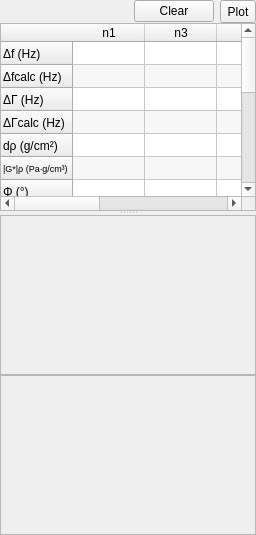
          <widget class="QWidget" name="page_spectra_mechanics">
           <layout class="QVBoxLayout" name="verticalLayout_35">
            <property name="spacing">
             <number>0</number>
            </property>
            <property name="leftMargin">
             <number>0</number>
            </property>
            <property name="topMargin">
             <number>0</number>
            </property>
            <property name="rightMargin">
             <number>0</number>
            </property>
            <property name="bottomMargin">
             <number>0</number>
            </property>
            <item>
             <widget class="QSplitter" name="splitter_3">
              <property name="orientation">
               <enum>Qt::Vertical</enum>
              </property>
              <widget class="QWidget" name="layoutWidget">
               <layout class="QVBoxLayout" name="verticalLayout_26">
                <property name="spacing">
                 <number>0</number>
                </property>
                <item>
                 <layout class="QHBoxLayout" name="horizontalLayout_20"/>
                </item>
                <item>
                 <layout class="QHBoxLayout" name="horizontalLayout_21">
                  <property name="spacing">
                   <number>6</number>
                  </property>
                  <item>
                   <spacer name="horizontalSpacer_17">
                    <property name="orientation">
                     <enum>Qt::Horizontal</enum>
                    </property>
                    <property name="sizeHint" stdset="0">
                     <size>
                      <width>40</width>
                      <height>20</height>
                     </size>
                    </property>
                   </spacer>
                  </item>
                  <item>
                   <widget class="QPushButton" name="pushButton_spectra_mechanics_clear">
                    <property name="sizePolicy">
                     <sizepolicy hsizetype="Preferred" vsizetype="Fixed">
                      <horstretch>0</horstretch>
                      <verstretch>0</verstretch>
                     </sizepolicy>
                    </property>
                    <property name="text">
                     <string>Clear</string>
                    </property>
                   </widget>
                  </item>
                  <item>
                   <widget class="QToolButton" name="toolButton_spectra_mechanics_plotrows">
                    <property name="sizePolicy">
                     <sizepolicy hsizetype="Preferred" vsizetype="Fixed">
                      <horstretch>0</horstretch>
                      <verstretch>0</verstretch>
                     </sizepolicy>
                    </property>
                    <property name="minimumSize">
                     <size>
                      <width>0</width>
                      <height>23</height>
                     </size>
                    </property>
                    <property name="text">
                     <string>Plot</string>
                    </property>
                    <property name="popupMode">
                     <enum>QToolButton::InstantPopup</enum>
                    </property>
                    <property name="toolButtonStyle">
                     <enum>Qt::ToolButtonTextBesideIcon</enum>
                    </property>
                    <property name="autoRaise">
                     <bool>false</bool>
                    </property>
                    <property name="arrowType">
                     <enum>Qt::NoArrow</enum>
                    </property>
                   </widget>
                  </item>
                 </layout>
                </item>
                <item>
                 <widget class="QTableWidget" name="tableWidget_spectra_mechanics_table">
                  <property name="sizePolicy">
                   <sizepolicy hsizetype="Expanding" vsizetype="Preferred">
                    <horstretch>0</horstretch>
                    <verstretch>0</verstretch>
                   </sizepolicy>
                  </property>
                  <property name="sizeAdjustPolicy">
                   <enum>QAbstractScrollArea::AdjustIgnored</enum>
                  </property>
                  <property name="dragEnabled">
                   <bool>false</bool>
                  </property>
                  <property name="alternatingRowColors">
                   <bool>true</bool>
                  </property>
                  <property name="showGrid">
                   <bool>true</bool>
                  </property>
                  <property name="gridStyle">
                   <enum>Qt::SolidLine</enum>
                  </property>
                  <property name="cornerButtonEnabled">
                   <bool>true</bool>
                  </property>
                  <attribute name="horizontalHeaderVisible">
                   <bool>true</bool>
                  </attribute>
                  <attribute name="horizontalHeaderCascadingSectionResizes">
                   <bool>true</bool>
                  </attribute>
                  <attribute name="horizontalHeaderDefaultSectionSize">
                   <number>72</number>
                  </attribute>
                  <attribute name="horizontalHeaderStretchLastSection">
                   <bool>false</bool>
                  </attribute>
                  <attribute name="verticalHeaderDefaultSectionSize">
                   <number>22</number>
                  </attribute>
                  <attribute name="verticalHeaderMinimumSectionSize">
                   <number>23</number>
                  </attribute>
                  <attribute name="verticalHeaderShowSortIndicator" stdset="0">
                   <bool>false</bool>
                  </attribute>
                  <attribute name="verticalHeaderStretchLastSection">
                   <bool>false</bool>
                  </attribute>
                  <row>
                   <property name="text">
                    <string>Δf (Hz)</string>
                   </property>
                  </row>
                  <row>
                   <property name="text">
                    <string>Δfcalc (Hz)</string>
                   </property>
                  </row>
                  <row>
                   <property name="text">
                    <string>ΔΓ (Hz)</string>
                   </property>
                  </row>
                  <row>
                   <property name="text">
                    <string>ΔΓcalc (Hz)</string>
                   </property>
                  </row>
                  <row>
                   <property name="text">
                    <string>dρ (g/cm²)</string>
                   </property>
                  </row>
                  <row>
                   <property name="text">
                    <string>|G*|ρ (Pa∙g/cm³)</string>
                   </property>
                   <property name="font">
                    <font>
                     <pointsize>7</pointsize>
                    </font>
                   </property>
                  </row>
                  <row>
                   <property name="text">
                    <string>Φ (°)</string>
                   </property>
                  </row>
                  <row>
                   <property name="text">
                    <string>d/λₙ</string>
                   </property>
                  </row>
                  <row>
                   <property name="text">
                    <string>λρ (g/cm²)</string>
                   </property>
                  </row>
                  <row>
                   <property name="text">
                    <string>δρ (g/cm²)</string>
                   </property>
                  </row>
                  <row>
                   <property name="text">
                    <string>Δf/Δfₛₙ</string>
                   </property>
                  </row>
                  <row>
                   <property name="text">
                    <string>ΔΓ/Δfₛₙ</string>
                   </property>
                  </row>
                  <row>
                   <property name="text">
                    <string>rh</string>
                   </property>
                  </row>
                  <row>
                   <property name="text">
                    <string>rd</string>
                   </property>
                  </row>
                  <row>
                   <property name="text">
                    <string>Time (s)</string>
                   </property>
                  </row>
                  <row>
                   <property name="text">
                    <string>Temp.  (°C)</string>
                   </property>
                  </row>
                  <column>
                   <property name="text">
                    <string>n1</string>
                   </property>
                  </column>
                  <column>
                   <property name="text">
                    <string>n3</string>
                   </property>
                  </column>
                  <column>
                   <property name="text">
                    <string>n5</string>
                   </property>
                  </column>
                  <column>
                   <property name="text">
                    <string>n7</string>
                   </property>
                  </column>
                  <column>
                   <property name="text">
                    <string>n9</string>
                   </property>
                  </column>
                  <item row="0" column="0">
                   <property name="text">
                    <string/>
                   </property>
                  </item>
                 </widget>
                </item>
               </layout>
              </widget>
              <widget class="QWidget" name="layoutWidget">
               <layout class="QVBoxLayout" name="verticalLayout_25">
                <property name="spacing">
                 <number>0</number>
                </property>
                <item>
                 <widget class="QFrame" name="frame_spectra_mechanics_contour1">
                  <property name="sizePolicy">
                   <sizepolicy hsizetype="Expanding" vsizetype="Expanding">
                    <horstretch>0</horstretch>
                    <verstretch>0</verstretch>
                   </sizepolicy>
                  </property>
                  <property name="minimumSize">
                   <size>
                    <width>0</width>
                    <height>160</height>
                   </size>
                  </property>
                  <property name="frameShape">
                   <enum>QFrame::StyledPanel</enum>
                  </property>
                  <property name="frameShadow">
                   <enum>QFrame::Sunken</enum>
                  </property>
                 </widget>
                </item>
                <item>
                 <widget class="QFrame" name="frame_spectra_mechanics_contour2">
                  <property name="sizePolicy">
                   <sizepolicy hsizetype="Expanding" vsizetype="Expanding">
                    <horstretch>0</horstretch>
                    <verstretch>0</verstretch>
                   </sizepolicy>
                  </property>
                  <property name="minimumSize">
                   <size>
                    <width>0</width>
                    <height>160</height>
                   </size>
                  </property>
                  <property name="frameShape">
                   <enum>QFrame::StyledPanel</enum>
                  </property>
                  <property name="frameShadow">
                   <enum>QFrame::Sunken</enum>
                  </property>
                 </widget>
                </item>
               </layout>
              </widget>
             </widget>
            </item>
           </layout>
          </widget>
